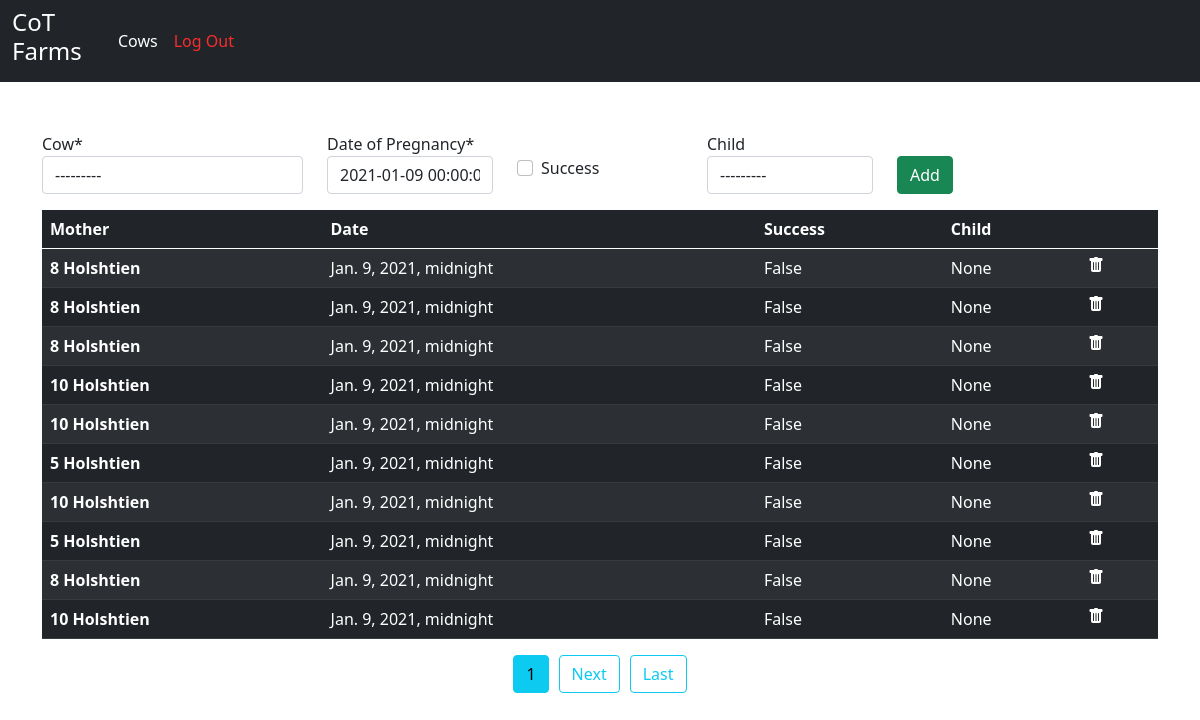
Screenshot of /Cows/Pregnancy/ (signed in) with the database file from the repository.
### Manager/models.py (models this page shows)
class CowPregnancy(models.Model):
    cow = models.ForeignKey(Cow,on_delete=models.CASCADE,related_name='%(class)s_mother')
    dop = models.DateTimeField() #date of pregnancy
    success = models.BooleanField(null=True)
    child = models.ForeignKey(Cow,on_delete=models.CASCADE, null=True, related_name='%(class)s_child')

class Cow(models.Model):
    Gender = (("M","MALE"),("F","FEMALE"))
    number = models.IntegerField(primary_key=True)
    dob = models.DateField()
    Type = models.ForeignKey(CowType, on_delete=models.SET_NULL, null=True)
    mother = models.ForeignKey("self", on_delete=models.SET_NULL, null=True, blank=True )
    gender = models.CharField(choices=Gender,max_length=1)
    dead = models.BooleanField(default=False)
    isMilking = models.BooleanField(default=False)
    def __str__(self):
        return str(self.number) + " " + str(self.Type)

class CowType(models.Model):
    Type = models.CharField(max_length=30)
    def __str__(self):
        return self.Type

### Manager/views.py (the view)
# urls.py: path('Pregnancy/',views.cowPregnancy,name='manager-cow-pregnancy'),
@login_required
def cowPregnancy(request):
    if request.method == 'POST' :
        addForm = addCowPregnancyForm(request.POST)
        if addForm.is_valid():
            addForm.save()
            addForm = addCowPregnancyForm()
    else:
        addForm = addCowPregnancyForm()
    end = date.today()
    start = end - timedelta(days=365)
    pregnancies = CowPregnancy.objects.filter(dop__range=[start, end]).order_by('-dop')
    paginator = Paginator(pregnancies, 10)
    page_number = request.GET.get('page')
    page_obj = paginator.get_page(page_number)
    context = {
        'pregnancies': page_obj,
        'addForm': addForm,
    }
    return render(request, 'Manager/CowPregnancy.html', context)

### Manager/forms.py
class addCowPregnancyForm(forms.ModelForm):
    cow = forms.ModelChoiceField(label="Cow",required=True,queryset=Cow.objects.filter(dead=False,gender='F'))
    dop = forms.DateTimeField(label="Date of Pregnancy",required=True,initial=date.today) #date of pregnancy
    success = forms.BooleanField(label="Success",required=False)
    child = forms.ModelChoiceField(label="Child",required=False,queryset=Cow.objects.filter(dead=False))
    class Meta:
        model = CowPregnancy
        fields = ['cow','dop','success','child']

### Manager/templates/Manager/CowPregnancy.html (shortened to what this page needs)
{% extends "Manager/base.html" %}
{% load crispy_forms_tags %}
{% load static %}
{% block content %}
    <div>
        <form action="" method="post">
            <div class="row">
                    <div class="col-md-3 mb-0">
                        {{ addForm.cow|as_crispy_field }}
                    </div>
                    <div class="col-md-2 md-0">
                        {{ addForm.dop|as_crispy_field }}
                    </div>
                    <div class="col-md-2 mb-0  mt-4">
                        {{ addForm.success|as_crispy_field }}
					</div>
					<div class="col-md-2 mb-0">
                        {{ addForm.child|as_crispy_field }}
                    </div>
                    <div class="col-md-3 mt-4">
                        <input type="submit" value="Add" class="btn btn-success" >
                    </div>
              </div>
        </form>
    </div>
    <table class="table table-dark table-hover table-striped">
        <thead>
            <tr>
                <th scope="col">Mother</th>
                <th scope="col">Date</th>
				<th scope="col">Success</th>
				<th scope="col">Child</th>
                <th scope="col"></th>
            </tr>
        </thead>
        <tbody>
        {% for preg in pregnancies %}
            <tr>
                <th scope="row">{{preg.cow}}</th>
                <td>{{preg.dop}}</td>
				<td>{{preg.success}}</td>
				<td>{{preg.child}}</td>
                <td>
                    <a type="button" href="{% url 'manager-cow-pregnancy-delete' preg.pk %}">
                    </a>
                </td>
            </tr>
        {% endfor %}
        </tbody>
    </table>
    <div class="d-flex justify-content-center mb-5">
        <a href="" class="btn btn-info" style="margin-left: 5px; margin-right: 5px;">{{ pregnancies.number }}</a>
        {% if pregnancies.has_next %}
            <a href="?page={{ pregnancies.next_page_number }}" class="btn btn-outline-info" style="margin-left: 5px; margin-right: 5px;">Next</a>
            <a href="?page={{ pregnancies.paginator.num_pages }}" class="btn btn-outline-info" style="margin-left: 5px; margin-right: 5px;">Last</a>
        {% endif %}
	</div>
{% endblock content %}

### rows the page displays
CowPregnancy: cow "8 Holshtien", dop "Jan. 9, 2021, midnight", success "False", child "None"
CowPregnancy: cow "8 Holshtien", dop "Jan. 9, 2021, midnight", success "False", child "None"
CowPregnancy: cow "8 Holshtien", dop "Jan. 9, 2021, midnight", success "False", child "None"
CowPregnancy: cow "10 Holshtien", dop "Jan. 9, 2021, midnight", success "False", child "None"
CowPregnancy: cow "10 Holshtien", dop "Jan. 9, 2021, midnight", success "False", child "None"
CowPregnancy: cow "5 Holshtien", dop "Jan. 9, 2021, midnight", success "False", child "None"
CowPregnancy: cow "10 Holshtien", dop "Jan. 9, 2021, midnight", success "False", child "None"
CowPregnancy: cow "5 Holshtien", dop "Jan. 9, 2021, midnight", success "False", child "None"
CowPregnancy: cow "8 Holshtien", dop "Jan. 9, 2021, midnight", success "False", child "None"
CowPregnancy: cow "10 Holshtien", dop "Jan. 9, 2021, midnight", success "False", child "None"

### other values shown
{{ pregnancies.number }} "1"
